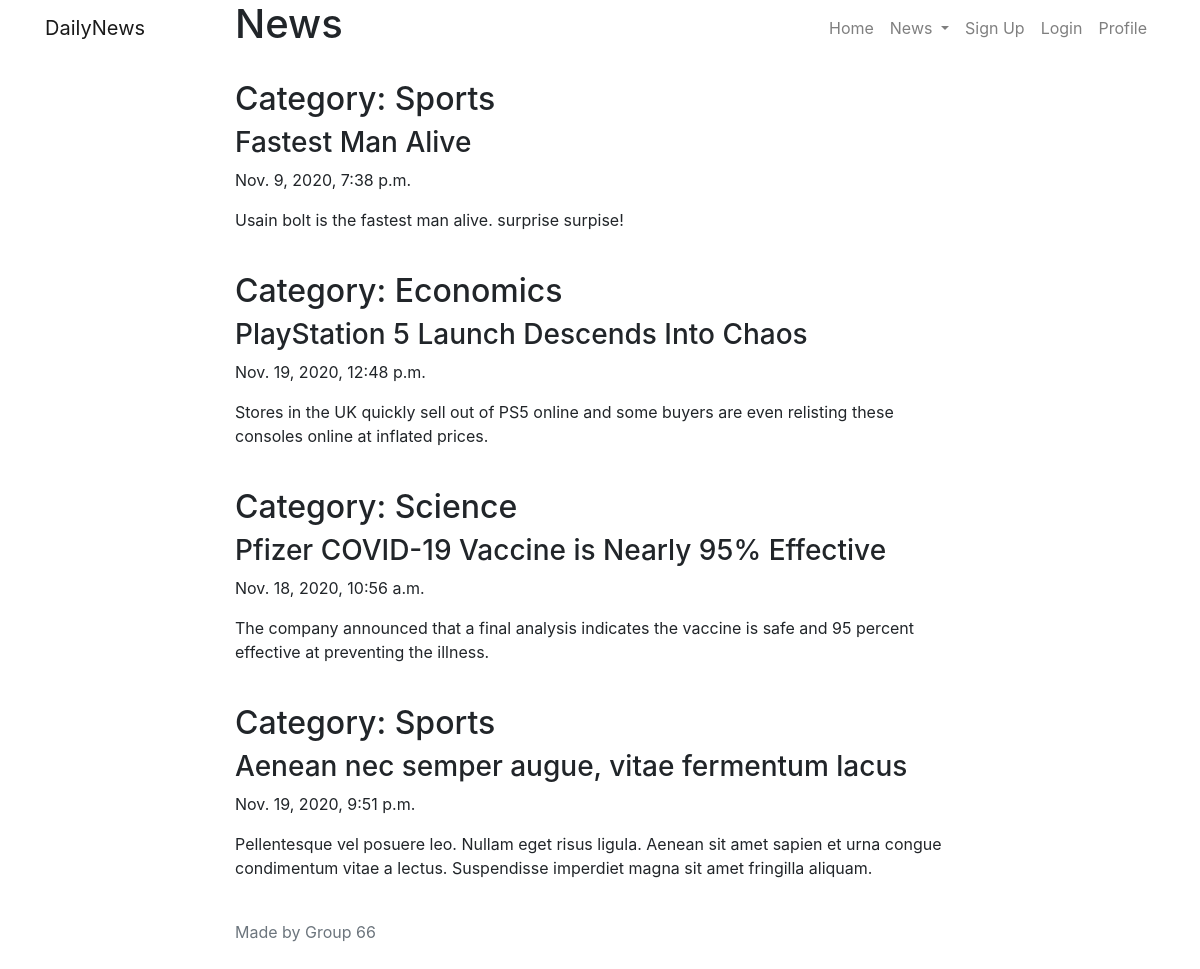
Page /news/ on the committed database.
### news/models.py (models this page shows, shortened)
class Article(models.Model):
    title = models.CharField(max_length = 150)
    body = models.TextField(max_length = 3000)
    pub_Date = models.DateTimeField()
    category = models.ForeignKey( to=Category,related_name='articles',on_delete=models.CASCADE)

class Category(models.Model):
    name = models.CharField(max_length = 50)
    def __str__(self):
        x = "Category: "+self.name
        return x

### news/views.py (the view)
# urls.py: path('', views.index, name='index'),
def index(request):
    articles = Article.objects.all()
    context = {'articles': articles}
    return render(request,'news/index.html', context)

### news/templates/news/index.html
{% extends "news/base.html"%}
{% block content %}
      <div>
        <h1>News</h1>
        <br>
        <div id="showmain">
          {% if articles %}
            {% for a in articles %}
              <h2>{{a.category}}</h2>
              <h3>{{a.title}}</h3>
              <p>{{a.pub_Date}}</p>
              <p>{{a.body}}</p>
              <br>
            {% endfor %}
          {% else %}
            <p>No articles are available.</p>
          {% endif %}
      </div>
{% endblock %}

### rows in the picture
Article: category "Category: Sports", title "Fastest Man Alive", pub_Date "Nov. 9, 2020, 7:38 p.m.", body "Usain bolt is the fastest man alive. surprise surpise!"
Article: category "Category: Economics", title "PlayStation 5 Launch Descends Into Chaos", pub_Date "Nov. 19, 2020, 12:48 p.m.", body "Stores in the UK quickly sell out of PS5 online and some buyers are even relisting these consoles online at inflated prices."
Article: category "Category: Science", title "Pfizer COVID-19 Vaccine is Nearly 95% Effective", pub_Date "Nov. 18, 2020, 10:56 a.m.", body "The company announced that a final analysis indicates the vaccine is safe and 95 percent effective at preventing the illness."
Article: category "Category: Sports", title "Aenean nec semper augue, vitae fermentum lacus", pub_Date "Nov. 19, 2020, 9:51 p.m.", body "Pellentesque vel posuere leo. Nullam eget risus ligula. Aenean sit amet sapien et urna congue condimentum vitae a lectus. Suspendisse imperdiet magna sit amet fringilla aliquam."
